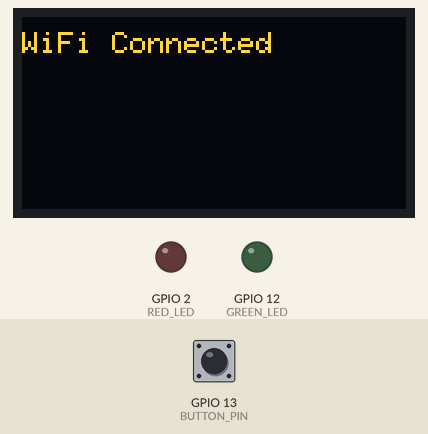
The sketch below on a simulated ESP32. On the bench: 128×64 one-colour display, output pins drawn as LEDs (lit = HIGH). The test bench sets the inputs (shaded band); at power-on: GPIO 13 (BUTTON_PIN) HIGH. The OLED is the two-colour kind (top 16 rows yellow); WiFi joins after 1.5 s; servers stay silent unless stated; uploads are accepted with an empty reply; the local clock reads 2024-03-15 10:24:30 at power-on unless the sketch sets it; the camera gives no picture.

Above: at 1.7 s.
At 4.1 s:
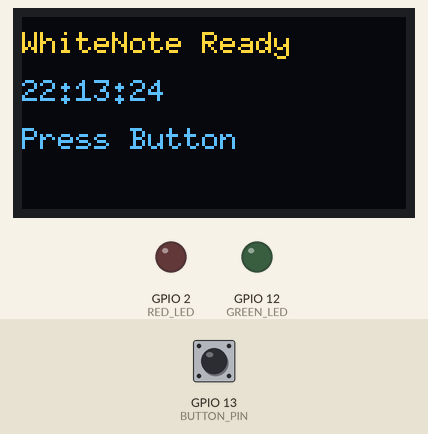
4.2 s: GPIO 13 (BUTTON_PIN) pulled LOW for 0.15 s
At 5.7 s:
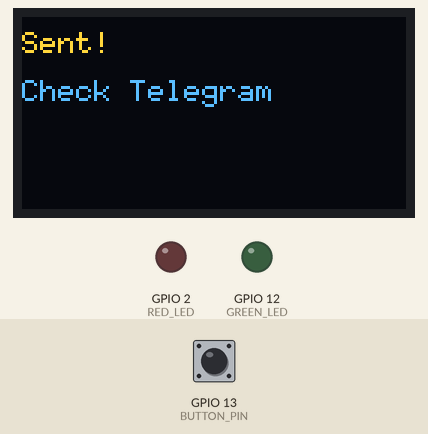
7.3 s: GPIO 13 (BUTTON_PIN) pulled LOW for 1 s
At 7.53 s:
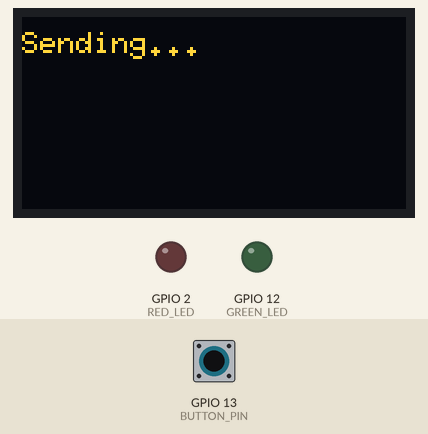
Timing chart, 0 to 10.3 s (numbered marks = the images above; inputs shaded):
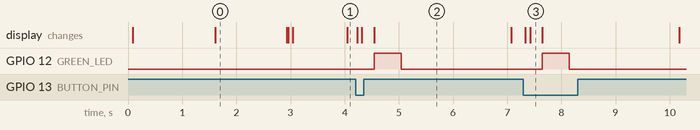

Measured:
- after the input at 4.2 s, GPIO 12 (GREEN_LED): LOW → HIGH after 0.34 s, → LOW 0.50 s later; the display: first changes at once (image 2 shows a later state)
- after the input at 7.3 s, GPIO 12 (GREEN_LED): LOW → HIGH after 0.35 s, → LOW 0.50 s later; the display: first changes at once (image 3 shows a later state)
- what the display in image 0 shows lasts 1.3 s, from 1.6 s to 2.9 s
- what the display in image 2 shows lasts 2.6 s, from 4.5 s to 7.1 s

The sketch:

sketch_rtc_and_oled.ino
```cpp
#include "esp_camera.h"
#include <WiFi.h>
#include <HTTPClient.h>
#include <Wire.h>
#include <U8g2lib.h>
#include <RTClib.h>

// OLED (software I2C)
U8G2_SH1106_128X64_NONAME_F_SW_I2C u8g2(U8G2_R0, 15, 14, U8X8_PIN_NONE);

// RTC (separate bus)
TwoWire I2C_RTC = TwoWire(1);
RTC_DS3231 rtc;

// WiFi
const char* ssid = "YOUR_WIFI";
const char* password = "YOUR_PASS";
const char* serverUrl = "http://YOUR_PC_IP:8000/esp";

// Pins
#define BUTTON_PIN 13
#define GREEN_LED 12
#define RED_LED 2

bool lastState = HIGH;

// ───────── OLED helper ─────────
void showOLED(const char* l1, const char* l2 = "", const char* l3 = "") {
  u8g2.clearBuffer();
  u8g2.setFont(u8g2_font_6x10_tf);
  u8g2.drawStr(0, 12, l1);
  u8g2.drawStr(0, 28, l2);
  u8g2.drawStr(0, 44, l3);
  u8g2.sendBuffer();
}

// ───────── Camera setup ─────────
void setupCamera() {
  camera_config_t config;
  config.ledc_channel = LEDC_CHANNEL_0;
  config.ledc_timer = LEDC_TIMER_0;
  config.pin_d0 = 5;
  config.pin_d1 = 18;
  config.pin_d2 = 19;
  config.pin_d3 = 21;
  config.pin_d4 = 36;
  config.pin_d5 = 39;
  config.pin_d6 = 34;
  config.pin_d7 = 35;
  config.pin_xclk = 0;
  config.pin_pclk = 22;
  config.pin_vsync = 25;
  config.pin_href = 23;
  config.pin_sccb_sda = 26;
  config.pin_sccb_scl = 27;
  config.pin_pwdn = 32;
  config.pin_reset = -1;
  config.xclk_freq_hz = 20000000;
  config.pixel_format = PIXFORMAT_JPEG;

  config.frame_size = FRAMESIZE_VGA;
  config.jpeg_quality = 10;
  config.fb_count = 1;

  esp_camera_init(&config);
}

// ───────── Setup ─────────
void setup() {
  Serial.begin(115200);

  pinMode(BUTTON_PIN, INPUT_PULLUP);
  pinMode(GREEN_LED, OUTPUT);
  pinMode(RED_LED, OUTPUT);

  // OLED init
  u8g2.begin();
  showOLED("Booting...", "", "");

  // RTC init
  I2C_RTC.begin(3, 1, 100000);
  rtc.begin(&I2C_RTC);
  rtc.adjust(DateTime(F(__DATE__), F(__TIME__)));

  // WiFi
  WiFi.begin(ssid, password);
  showOLED("Connecting WiFi", "", "");

  while (WiFi.status() != WL_CONNECTED) {
    delay(500);
  }

  showOLED("WiFi Connected", "", "");

  setupCamera();
  delay(1000);

  showOLED("Ready", "Press Button", "");
}

// ───────── Loop ─────────
void loop() {
  DateTime now = rtc.now();

  char timebuf[16];
  sprintf(timebuf, "%02d:%02d:%02d", now.hour(), now.minute(), now.second());

  showOLED("WhiteNote Ready", timebuf, "Press Button");

  bool current = digitalRead(BUTTON_PIN);

  if (lastState == HIGH && current == LOW) {

    showOLED("Capturing...", "", "");

    camera_fb_t * fb = esp_camera_fb_get();

    if (!fb) {
      showOLED("Camera Failed", "", "");
      digitalWrite(RED_LED, HIGH);
      delay(500);
      digitalWrite(RED_LED, LOW);
      return;
    }

    showOLED("Sending...", "", "");

    HTTPClient http;
    http.begin(serverUrl);
    http.addHeader("Content-Type", "application/octet-stream");

    int response = http.POST(fb->buf, fb->len);

    if (response > 0) {
      showOLED("Sent!", "Check Telegram", "");
      digitalWrite(GREEN_LED, HIGH);
      delay(500);
      digitalWrite(GREEN_LED, LOW);
    } else {
      showOLED("Send Failed", "", "");
      digitalWrite(RED_LED, HIGH);
      delay(500);
      digitalWrite(RED_LED, LOW);
    }

    http.end();
    esp_camera_fb_return(fb);

    delay(2000);
  }

  lastState = current;
}
```
